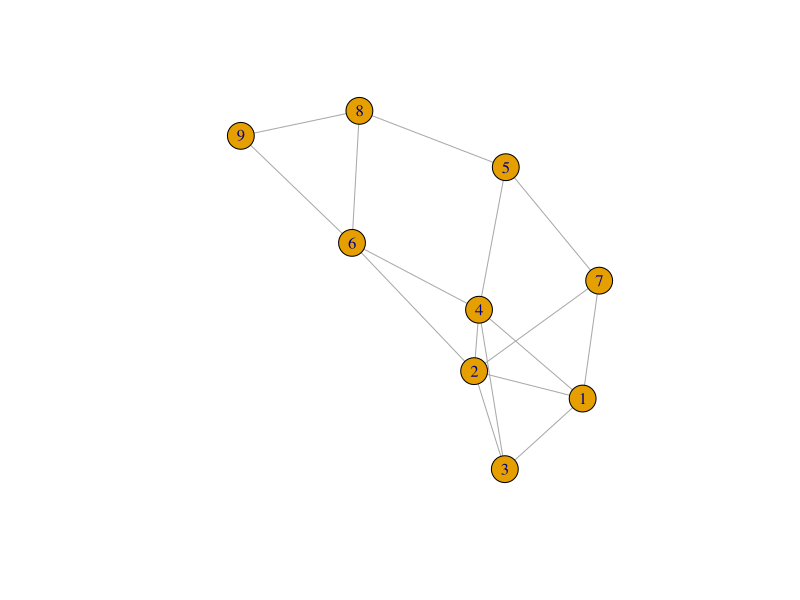

Write the R code that produced this figure.
library(igraph)
f <- function(){

a <- matrix(c(0, 1 ,1 ,1, 0, 0, 1, 0, 0,
              1, 0 ,1, 1, 0, 1, 1, 0, 0,
              1, 1 ,0, 1, 0, 0, 0, 0, 0,
              1, 1 ,1, 0, 1, 1, 0, 0, 0,
              0, 0 ,0, 1, 0, 0, 1, 1, 0,
              0, 1 ,0, 1, 0, 0, 0, 1, 1,
              1, 1 ,0, 0, 1, 0, 0, 0, 0,
              0, 0 ,0, 0, 1, 1, 0, 0, 1,
              0, 0 ,0, 0, 0, 1, 0, 1, 0), nrow = 9, ncol = 9, byrow = TRUE)

plot(graph.adjacency(a, mode="undirected"))
'Инициализация'
start <- 1 #начальная вершина
end <- 8 #конечная вершина

metki <- c(rep(-1,ncol(a))) #вектор с метками для вершин 


old_front <- c(start)
new_front <- c() #список вершин куда будет распространятся волна на след. шаге
neighbors <- c() #спсиок вершин-соседей
t = 1 #длина волны

metki <- replace(metki,start, 0)

while(TRUE) {
  for (i in old_front) {
    #пробегаемся по старому фронту и ищем соседей у вершин из старого фронта
    for (j in 1:ncol(a)) {
      if (a[i,j] == 1 && !(j %in% neighbors)) {
        neighbors <- append(neighbors, j) #записываем соседнюю вершину в спсиок
      }
      
    }
  }  
  for(x in neighbors){ #пробегаемся по соседям
    if(metki[x] == -1){ #и если мы еще не были в вершине, то
      metki <- replace(metki, x, t) #даём ей метку, равную длине волны
      new_front <- append(new_front, x) #записываем в новый фронт
    }
  }
  if(metki[end] != -1){
    cat("Метки:", metki,"\n")
    cat("Расстояние:",t,"\n")

    
    path <- c(end)
    t <- t - 1
    current <- end
    while(TRUE){
      if(t == 0){
        path <- append(path, start)
        break
      }
      for(i in 1:ncol(a)){
        if(a[current, i] == 1 && metki[i] == t){ #ищем смежную с текущей вершину,расстояние до которой на 1 меньше, чем до текущей
          current <- i
          path <- append(path, current)
          t <- t - 1
          break
        }
      }
    }
    
    cat("Путь: ", (rev(path)))
    break
  }
  if(is.null(new_front)){
    print(metki)
    print("Пути нет")
    break
  }
  old_front <- new_front
  new_front <- c()
  neighbors <- c()
  t <- t + 1
}
}


f()
